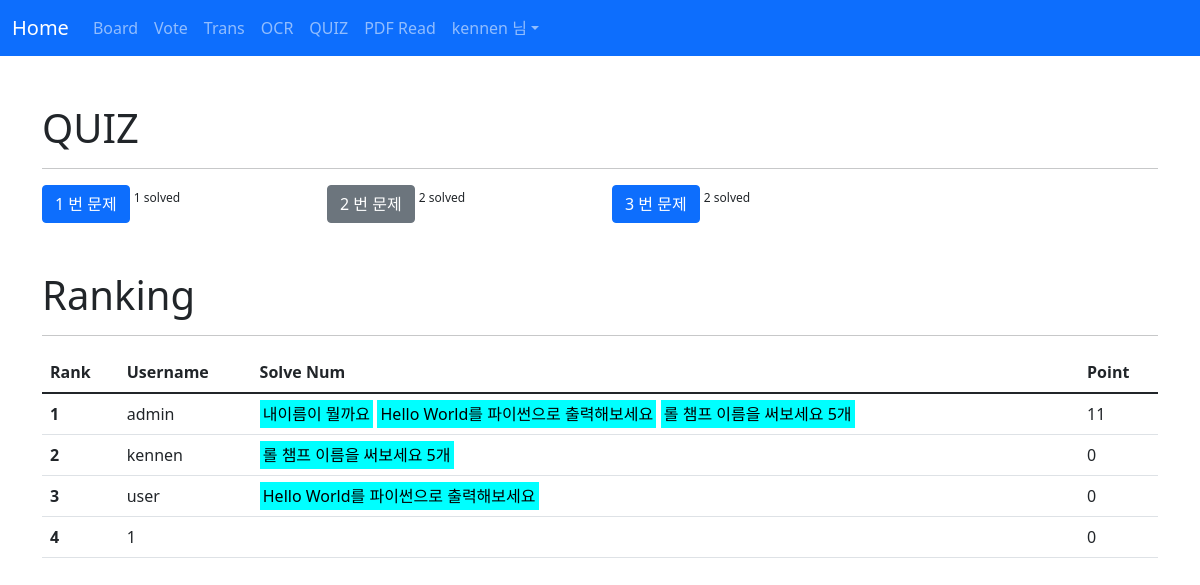
Page /quiz/ (signed in) on the committed database.
### acc/models.py (models this page shows)
class User(AbstractUser):
    userpic = models.ImageField(upload_to="usr/%y", blank=True)
    nickname = models.CharField(max_length=30, blank=True)
    comment = models.TextField(blank=True)
    point = models.IntegerField(default=0)
    pass

### quiz/models.py (models this page shows)
class Quiz(models.Model):
    question = models.TextField()
    answer = models.TextField()
    solver = ManyToManyField(User, blank=True)
    point = models.IntegerField()

### quiz/views.py (the view)
# urls.py: path('', views.index, name="index"),
def index(request):
    q = Quiz.objects.all()
    u = User.objects.all().order_by("-point")
    context = {
        'con' : q,
        'u' : u
    }
    return render(request,'quiz/index.html',context)

### template/quiz/index.html (shortened to what this page needs)
{% extends 'base.html' %}
{% block content %}
<div class="container mt-5 mb-5">
    <h1>QUIZ</h1>
    <hr>
    <div class="row mb-5">
        {% for i in con %}
            <div class="col-lg-3">
                <button type="button" class="btn {% if user in i.solver.all %} btn-secondary{%else%} btn-primary {% endif %}" data-bs-toggle="modal" data-bs-target="#exampleModal{{ forloop.counter }}">
                    {{ forloop.counter }} 번 문제
                </button>
                <sup>{{ i.solver.all.count }} solved</sup>
            </div>
        {% endfor %}
    </div>
    <h1>Ranking</h1>
    <hr>
    <table class="table">
        <thead>
          <tr>
            <th scope="col">Rank</th>
            <th scope="col">Username</th>
            <th scope="col">Solve Num</th>
            <th scope="col">Point</th>
          </tr>
        </thead>
        <tbody>
            {% for i in u %}
                <tr>
                    <th scope="row">{{ forloop.counter }}</th>
                    <td>{{ i.username }}</td>
                    <td>
                        {% for j in i.quiz_set.all %}
                            <mark style="background-color: aqua;"">{{ j.question }}</mark>
                        {% endfor %}
                    </td>
                    <td>{{ i.point }}</td>
                </tr>
          {% endfor%}
        </tbody>
    </table>
</div>
{% endblock%}

### template/base.html (shortened to what this page needs)
<!doctype html>
<html lang="en">
<head>
    <link href="https://cdn.jsdelivr.net/npm/bootstrap@5.1.1/dist/css/bootstrap.min.css" rel="stylesheet">
</head>
<body>
    {% if request.user.is_authenticated %}
        <nav class="navbar navbar-expand-lg navbar-dark bg-primary">
            <div class="container-fluid">
            <a class="navbar-brand" href="{% url 'acc:index' %}">Home</a>
                <div class="collapse navbar-collapse" id="navbarNavDropdown">
                    <ul class="navbar-nav">
                        <li class="nav-item">
                            <a class="nav-link" href="{% url 'board:index' %}">Board</a>
                        </li>
                        <li class="nav-item">
                            <a class="nav-link" href="{% url 'vote:index' %}">Vote</a>
                        </li>
                        <li class="nav-item">
                            <a class="nav-link" href="{% url 'trans:index' %}">Trans</a>
                        </li>
                        <li class="nav-item">
                            <a class="nav-link" href="{% url 'ocr:index' %}">OCR</a>
                        </li>
                        <li class="nav-item">
                            <a class="nav-link" href="{% url 'quiz:index' %}">QUIZ</a>
                        </li>
                        <li class="nav-item">
                            <a class="nav-link" href="{% url 'pdfread:index' %}">PDF Read</a>
                        </li>
                        <li class="nav-item dropdown">
                            <a class="nav-link dropdown-toggle" href="#" id="navbarDropdown" role="button" data-bs-toggle="dropdown" aria-expanded="false">{{ user.username }} 님</a>
                        </li>
                    </ul>
                </div>
            </div>
        </nav>
        {% block content %}{% endblock %}
    {% endif %}
</body>
</html>

### rows in the picture
User: username "kennen", point "0"
Quiz: solver.all.count "1", question "내이름이 뭘까요"
Quiz: solver.all.count "2", question "롤 챔프 이름을 써보세요 5개"
Quiz: solver.all.count "2", question "Hello World를 파이썬으로 출력해보세요"
User: username "admin", point "11"
User: username "user", point "0"
User: username "1", point "0"
